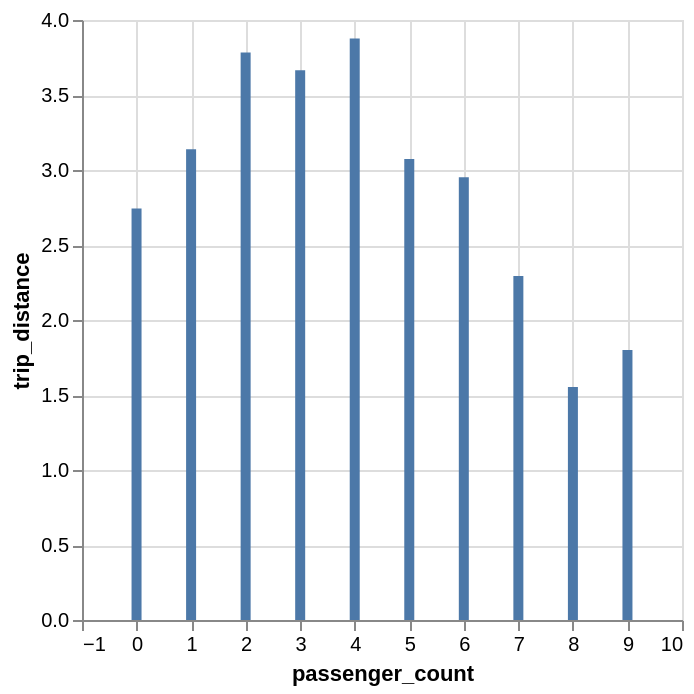

Here is the notebook cell this chart was saved with:
### Markdown cell above
**Exercises**

1. What is the mean distance of trips with different number of passengers? Plot them on a bar plot. Exclude null values.
2. What is the median total trip cost (`total_amount`) during the day, and during the night? Assume that day hours are 6:30-19:30. [pl.time](https://docs.pola.rs/api/python/dev/reference/expressions/api/polars.time.html) may be useful.
3. What are the top 5 pairs of boroughs with the highest average trip time?
4. Calculate average costs of trip per minute, if starts and ends in the same borough and zone. What are the names of 5 boroughs and zones with the highest cost? Ignore trips under 1 minute.
5. What are daily total number of trips? Plot them on a line plot. Include only samples from 2024.

### Code cell
# 1.
import altair # polars uses altair for plotting

(
    df.filter(pl.col("passenger_count").is_not_null())
    .group_by("passenger_count")
    .agg(pl.col( "trip_distance").mean())

).plot.bar(
    x="passenger_count",
    y="trip_distance",
)

### Figure 1 — Vega-Lite specification as saved in the notebook (floating-point values rounded to 4 significant figures)
{"config": {"view": {"continuousWidth": 300, "continuousHeight": 300}}, "data": {"name": "data-5e01c7b33677abfbdda5a5ab8d0f9b53"}, "mark": {"type": "bar", "tooltip": true}, "encoding": {"x": {"field": "passenger_count", "type": "quantitative"}, "y": {"field": "trip_distance", "type": "quantitative"}}, "params": [{"name": "param_1e9efca18e7a2868", "select": {"type": "interval", "encodings": ["x", "y"]}, "bind": "scales"}], "$schema": "https://vega.github.io/schema/vega-lite/v6.4.1.json", "datasets": {"data-5e01c7b33677abfbdda5a5ab8d0f9b53": [{"passenger_count": 1, "trip_distance": 3.138}, {"passenger_count": 5, "trip_distance": 3.073}, {"passenger_count": 9, "trip_distance": 1.8}, {"passenger_count": 3, "trip_distance": 3.665}, {"passenger_count": 8, "trip_distance": 1.554}, {"passenger_count": 0, "trip_distance": 2.744}, {"passenger_count": 7, "trip_distance": 2.294}, {"passenger_count": 4, "trip_distance": 3.876}, {"passenger_count": 6, "trip_distance": 2.952}, {"passenger_count": 2, "trip_distance": 3.783}]}}
